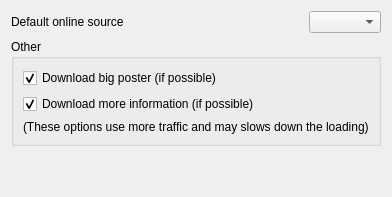
     <widget class="QWidget" name="tabSources">
      <attribute name="title">
       <string>Sources</string>
      </attribute>
      <layout class="QVBoxLayout" name="layoutTabSources">
       <item>
        <layout class="QHBoxLayout" name="layoutDefaultSource" stretch="1,0">
         <item>
          <widget class="QLabel" name="labelDefaultOnlineSource">
           <property name="text">
            <string>Default online source</string>
           </property>
          </widget>
         </item>
         <item>
          <widget class="QComboBox" name="cbDefaultOnlineSource"/>
         </item>
        </layout>
       </item>
       <item>
        <widget class="QGroupBox" name="gbOther">
         <property name="title">
          <string>Other</string>
         </property>
         <layout class="QVBoxLayout" name="verticalLayout_11">
          <item>
           <widget class="QCheckBox" name="cDownloadBigPoster">
            <property name="text">
             <string>Download big poster (if possible)</string>
            </property>
            <property name="checked">
             <bool>true</bool>
            </property>
           </widget>
          </item>
          <item>
           <widget class="QCheckBox" name="cDownloadMoreInformation">
            <property name="text">
             <string>Download more information (if possible)</string>
            </property>
            <property name="checked">
             <bool>true</bool>
            </property>
           </widget>
          </item>
          <item>
           <widget class="QLabel" name="labelAdvancedMessage">
            <property name="text">
             <string>(These options use more traffic and may slows down the loading)</string>
            </property>
           </widget>
          </item>
         </layout>
        </widget>
       </item>
       <item>
        <spacer name="spacerSources">
         <property name="orientation">
          <enum>Qt::Vertical</enum>
         </property>
         <property name="sizeHint" stdset="0">
          <size>
           <width>20</width>
           <height>40</height>
          </size>
         </property>
        </spacer>
       </item>
      </layout>
     </widget>
